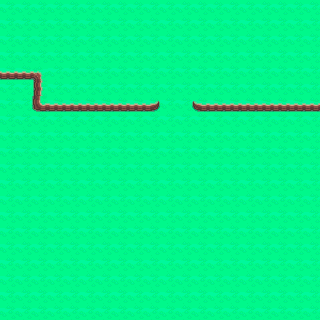

Tiled map render using the project's own tile images. Description and the map definition, with tile-layer contents summarised, below:
An orthogonal 20x20 tile map with 16x16 px tiles, 1 tile layer (TileMap) and 2 objects (2x Red).

<map version="1.0" orientation="orthogonal" width="20" height="20" tilewidth="16" tileheight="16">
 <tileset firstgid="1" name="tiles" tilewidth="16" tileheight="16">
  <image source="../img/tiles.png" width="80" height="80" />
  <tile id="0">
   <properties>
    <property name="Name" value="GrassCornerTopLeft" />
   </properties>
  </tile>
  <tile id="4">
   <properties>
    <property name="Name" value="GrassCornerTopRight" />
   </properties>
  </tile>
  <tile id="5">
   <properties>
    <property name="Name" value="GrassRidgeLeftTop" />
   </properties>
  </tile>
  <tile id="9">
   <properties>
    <property name="Name" value="GrassRidgeRightTop" />
   </properties>
  </tile>
  <tile id="10">
   <properties>
    <property name="Name" value="GrassRidgeLeft" />
   </properties>
  </tile>
  <tile id="14">
   <properties>
    <property name="Name" value="GrassRidgeRight" />
   </properties>
  </tile>
  <tile id="15">
   <properties>
    <property name="Name" value="GrassLeftBottom" />
   </properties>
  </tile>
  <tile id="16">
   <properties>
    <property name="Name" value="Grass" />
   </properties>
  </tile>
  <tile id="19">
   <properties>
    <property name="Name" value="GrassRidgeRightBottom" />
   </properties>
  </tile>
  <tile id="20">
   <properties>
    <property name="Name" value="GrassCornerBottomLeft" />
   </properties>
  </tile>
  <tile id="21">
   <properties>
    <property name="Name" value="GrassRidgeBottomLeft" />
   </properties>
  </tile>
  <tile id="22">
   <properties>
    <property name="Name" value="GrassRidgeBottom" />
   </properties>
  </tile>
  <tile id="23">
   <properties>
    <property name="Name" value="GrassRidgeBottomRight" />
   </properties>
  </tile>
  <tile id="24">
   <properties>
    <property name="Name" value="GrassCornerBottomRight" />
   </properties>
  </tile>
 </tileset>
 <layer name="TileMap" width="20" height="20">
  <data>[400 cells, 400 non-empty, 7 distinct tile ids]</data>
 </layer>
 <objectgroup name="Object Layer 1" width="20" height="20">
  <object name="Player" type="Red" x="80" y="64" width="16" height="16" />
  <object type="Red" x="224" y="80" width="16" height="16" />
 </objectgroup>
</map>
